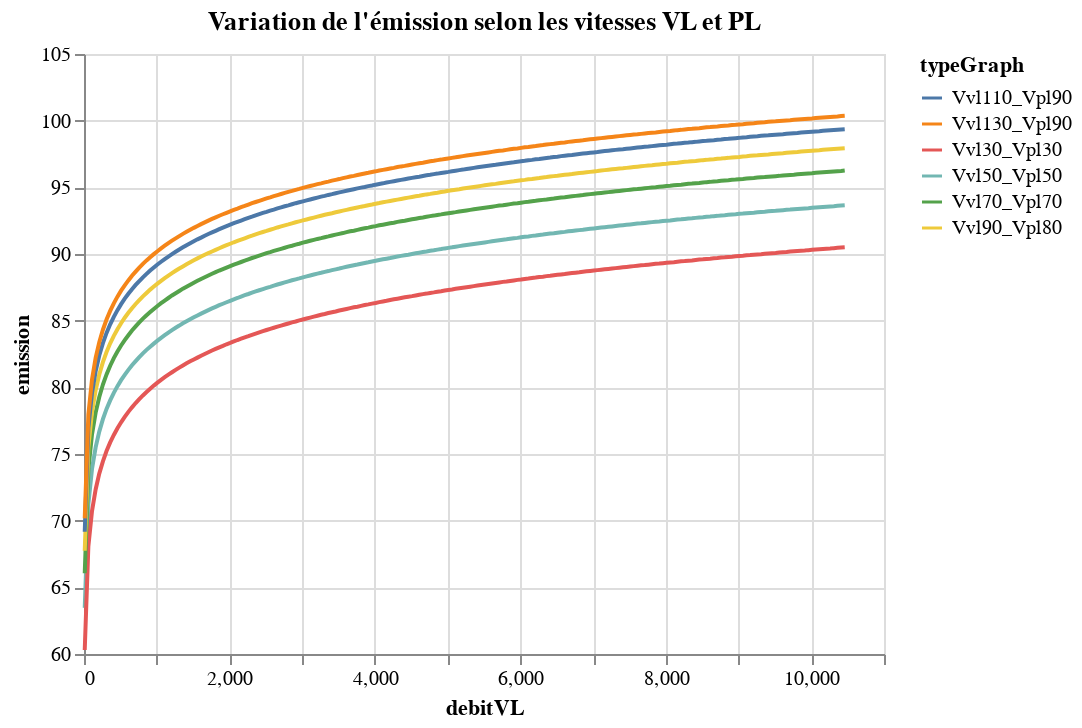

The notebook cell saved with this chart:
### Code cell
# impact des vitesses. Attention, en vrai ça dépend aussi des quantité de véhicules de chaque type
listeTrafic = ([(i, i/10, 'Vvl50_Vpl50', 50, 50) for i in range(10, 10500, 50)],
               [(i, i/10, 'Vvl30_Vpl30', 30, 30) for i in range(10, 10500, 50)],
               [(i, i/10, 'Vvl70_Vpl70', 70, 70) for i in range(10, 10500, 50)],
               [(i, i/10, 'Vvl90_Vpl80', 90, 80) for i in range(10, 10500, 50)],
               [(i, i/10, 'Vvl110_Vpl90', 110, 90) for i in range(10, 10500, 50)],
               [(i, i/10, 'Vvl130_Vpl90', 130, 90) for i in range(10, 10500, 50)])
dfEmission = pd.concat([pd.DataFrame(listeTrafic[i], columns=['debitVL', 'debitPL', 'typeGraph', 'vitesseVL', 'vitessePL']) for i in range(6)])
dfEmission['emission'] = dfEmission.apply(lambda x: Emission.Route(x.debitVL, x.debitPL, x.vitesseVL, x.vitessePL).lwm, axis=1)
alt.Chart(dfEmission, title="Variation de l'émission selon les vitesses VL et PL").mark_line().encode(
    x='debitVL',
    y=alt.Y('emission', scale=alt.Scale(zero=False)),
    color='typeGraph')

### Figure 1 — Vega-Lite specification as saved in the notebook (floating-point values rounded to 4 significant figures; data arrays with more than 128 entries replaced by an {"elided": "..."} marker saying what was removed)
{"config": {"view": {"continuousWidth": 400, "continuousHeight": 300}}, "data": {"name": "data-2984c43f8e8f14a33165341df06177d9"}, "mark": "line", "encoding": {"color": {"field": "typeGraph", "type": "nominal"}, "x": {"field": "debitVL", "type": "quantitative"}, "y": {"field": "emission", "scale": {"zero": false}, "type": "quantitative"}}, "title": "Variation de l'émission selon les vitesses VL et PL", "$schema": "https://vega.github.io/schema/vega-lite/v4.17.0.json", "datasets": {"data-2984c43f8e8f14a33165341df06177d9": {"elided": "1260 records"}}}
